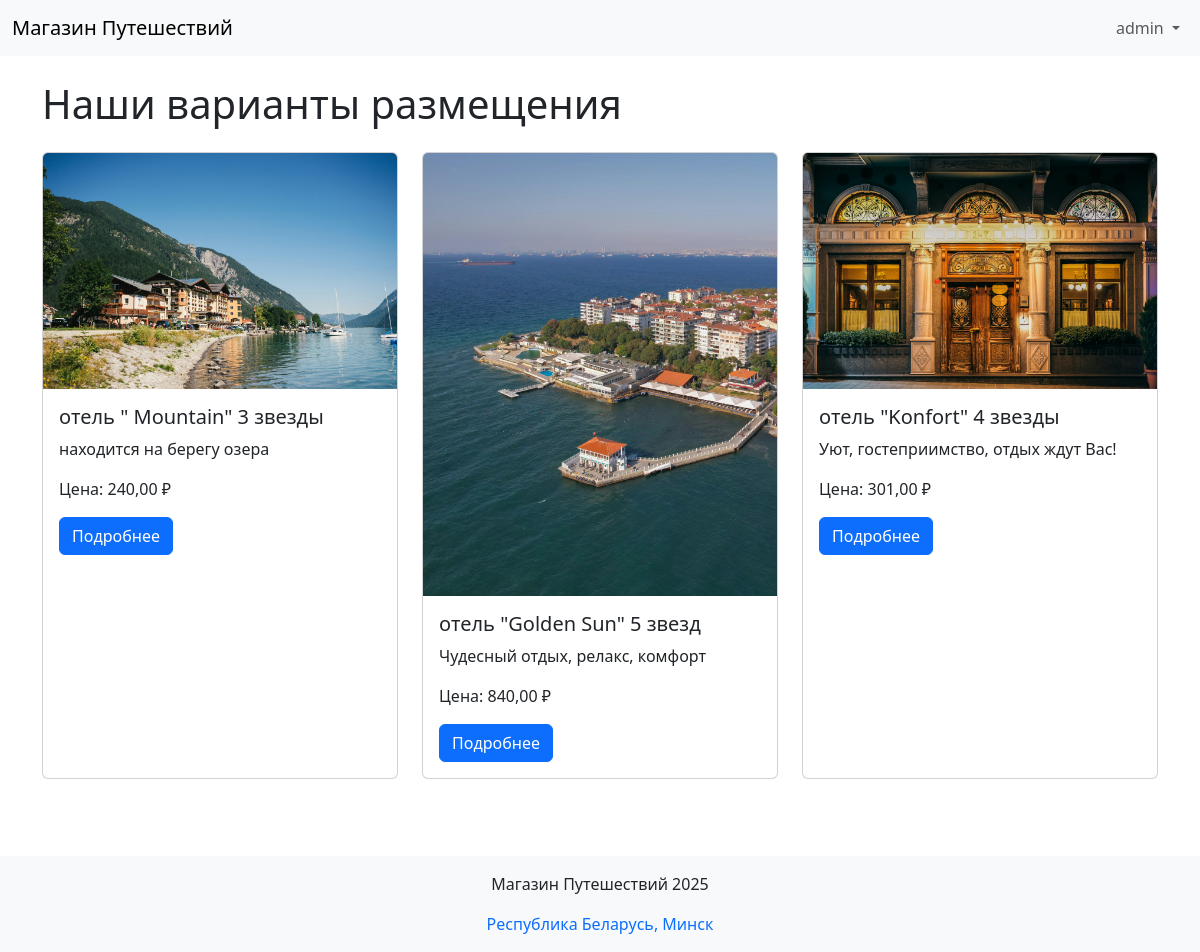
/accommodations/ (signed in), run on the app's committed database.
### authapp/models.py (models this page shows)
class TravelUser(AbstractUser):
    avatar = models.ImageField(upload_to='users_avatars', blank=True)
    age = models.PositiveIntegerField(default=18, verbose_name='возраст')

### mainapp/models.py (models this page shows, shortened)
class Accommodation(models.Model):
    country = models.ForeignKey(ListOfCountries, on_delete=models.CASCADE)
    region = models.ForeignKey(Regions, on_delete=models.CASCADE)
    name = models.CharField(max_length=128, verbose_name='название проживания')
    image = models.ImageField(upload_to='accommodation_img', blank=True, null=True)
    short_desc = models.TextField(max_length=128, blank=True, verbose_name='краткое описание продукта')
    description = models.TextField(blank=True, verbose_name='описание продукта')
    availability = models.PositiveIntegerField(verbose_name='количество свободных номеров')
    price = models.DecimalField(max_digits=8, decimal_places=2, default=0, verbose_name='цена')
    room_desc = models.CharField(max_length=80, blank=True, verbose_name='краткое описание комнаты')
    is_active = models.BooleanField(default=True, verbose_name='активна')
    @staticmethod
    def get_items():
        return Accommodation.objects.filter(is_active=True).order_by('country', 'region', 'name')
    class Meta:
        verbose_name = 'отель'
        verbose_name_plural = 'отели'
        unique_together = ('region', 'name')

### mainapp/views.py (the view)
# urls.py: path('accommodations/', mainapp.accommodations, name='accommodations'),
def accommodations(request):
    objs = Accommodation.get_items()
    return render(request, 'mainapp/accommodations.html', {'accommodations': objs})

### mainapp/templates/mainapp/accommodations.html (shortened to what this page needs)
{% extends "base.html" %}
{% load static %}
{% block content %}
<div class="container mt-4">
    <h1 class="mb-4">Наши варианты размещения</h1>
    <div class="row row-cols-1 row-cols-md-3 g-4">
        {% for obj in accommodations %}
        <div class="col">
            <div class="card h-100">
                {% if obj.image %}
                <img src="{{ obj.image.url }}" class="card-img-top" alt="{{ obj.name }}">
                {% else %}
                <img src="{% static 'mainapp/images/default.jpg' %}" class="card-img-top" alt="{{ obj.name }}">
                {% endif %}
                <div class="card-body">
                    <h5 class="card-title">{{ obj.name }}</h5>
                    <p class="card-text">{{ obj.short_desc }}</p>
                    <p class="card-text">Цена: {{ obj.price }} ₽</p>
                    <a href="{% url 'mainapp:accommodation' pk=obj.id %}" class="btn btn-primary">Подробнее</a>
                </div>
            </div>
        </div>
        {% endfor %}
    </div>
</div>
{% endblock %}

### templates/includes/navbar.html (shortened to what this page needs)
<nav class="navbar navbar-expand-lg navbar-light bg-light">
  <div class="container-fluid">
    <a class="navbar-brand" href="{% url 'mainapp:main' %}">Магазин Путешествий</a>
    <div class="collapse navbar-collapse" id="navbarNav">
      <ul class="navbar-nav ms-auto">
        {% if user.is_authenticated %}
          <li class="nav-item dropdown">
            <a class="nav-link dropdown-toggle" href="#" id="navbarDropdown" role="button"
               data-bs-toggle="dropdown" aria-expanded="false">
              {{ user.username|default:'Пользователь' }}
            </a>
          </li>
        {% else %}
          <li class="nav-item">
            <a class="nav-link" href="{% url 'authapp:login' %}">Войти</a>
          </li>
        {% endif %}
      </ul>
    </div>
  </div>
</nav>

### mainapp/static/css/style.css (style rules this page uses)
html, body { height: 100%; margin: 0; }

### data on the page
TravelUser: username "admin"
Accommodation: image (picture), name "отель \" Mountain\" 3 звезды", short_desc "находится на берегу озера", price "240,00"
Accommodation: image (picture), name "отель \"Golden Sun\" 5 звезд", short_desc "Чудесный отдых, релакс, комфорт", price "840,00"
Accommodation: image (picture), name "отель \"Konfort\" 4 звезды", short_desc "Уют, гостеприимство, отдых ждут Вас!", price "301,00"
